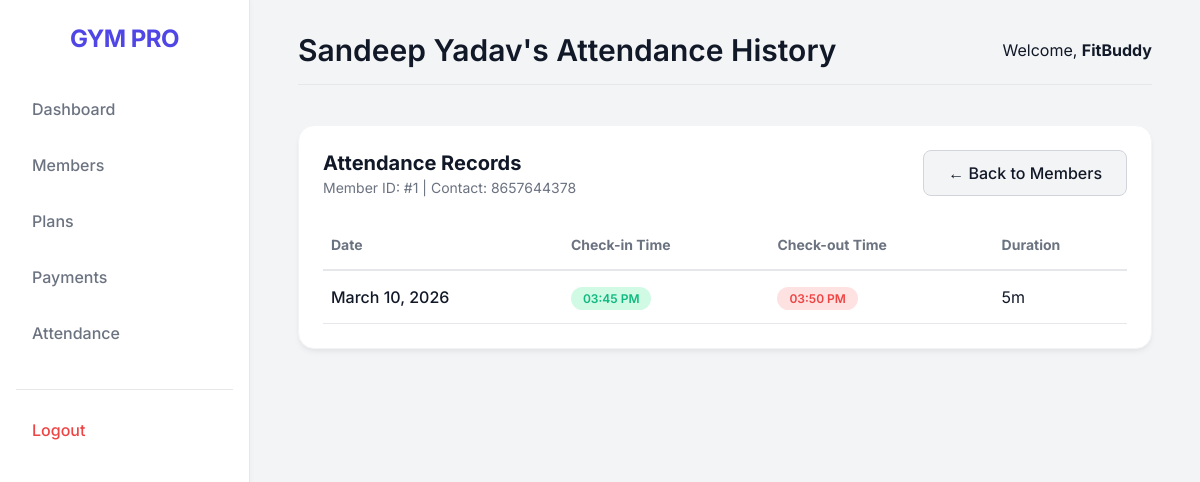
The page /members/1/attendance (signed in) on the database its author committed.
### app/models.py (models this page shows, shortened)
class Member(db.Model):
    __tablename__ = 'member'
    id = db.Column(db.Integer, primary_key=True)
    full_name = db.Column(db.String(128), nullable=False)
    phone = db.Column(db.String(32), nullable=False)
    email = db.Column(db.String(120))
    join_date = db.Column(db.Date, default=date.today)
    current_plan_id = db.Column(db.Integer, db.ForeignKey('plan.id'))
    plan_expiry_date = db.Column(db.Date)
    user_id = db.Column(db.Integer, db.ForeignKey('staff.id'))
    attendances = db.relationship('Attendance', backref='member', lazy='dynamic')
    payments = db.relationship('Payment', backref='member', lazy='dynamic')
    reminders = db.relationship('Reminder', backref='member', lazy='dynamic', order_by='desc(Reminder.date_sent)')

class User(UserMixin, db.Model):
    __tablename__ = 'staff'
    id = db.Column(db.Integer, primary_key=True)
    username = db.Column(db.String(64), index=True, unique=True, nullable=False)
    email = db.Column(db.String(120), index=True, unique=True, nullable=False)
    password_hash = db.Column(db.String(256), nullable=False)
    plans = db.relationship('Plan', backref='owner', lazy='dynamic')
    members = db.relationship('Member', backref='owner', lazy='dynamic')
    attendances = db.relationship('Attendance', backref='owner', lazy='dynamic')
    payments = db.relationship('Payment', backref='owner', lazy='dynamic')
    expenses = db.relationship('Expense', backref='owner', lazy='dynamic')
    enquiries = db.relationship('Enquiry', backref='owner', lazy='dynamic')
    visitors = db.relationship('Visitor', backref='owner', lazy='dynamic')
    reminders = db.relationship('Reminder', backref='owner', lazy='dynamic')

class Attendance(db.Model):
    __tablename__ = 'attendance'
    id = db.Column(db.Integer, primary_key=True)
    member_id = db.Column(db.Integer, db.ForeignKey('member.id'), nullable=False)
    date = db.Column(db.Date, default=date.today, nullable=False)
    entry_time = db.Column(db.Time, default=lambda: datetime.now().time(), nullable=False)
    exit_time = db.Column(db.Time, nullable=True)
    user_id = db.Column(db.Integer, db.ForeignKey('staff.id'))

### app/routes/members.py (the view)
@bp.route('/<int:id>/attendance')
@login_required
def attendance_history(id):
    member = Member.query.filter_by(id=id, user_id=current_user.id).first_or_404()
    records = Attendance.query.filter_by(member_id=id, user_id=current_user.id).order_by(Attendance.date.desc(), Attendance.entry_time.desc()).all()
    return render_template('members/attendance_history.html', member=member, records=records)

### app/models.py (called while the page is built)
@login.user_loader
def load_user(id):
    return User.query.get(int(id))

### app/templates/members/attendance_history.html
{% extends "base.html" %}
{% block page_title %}{{ member.full_name }}'s Attendance History{% endblock %}
{% block content %}
<div class="card" style="margin-bottom: 2rem;">
    <div style="display: flex; justify-content: space-between; align-items: center; margin-bottom: 1.5rem;">
        <div>
            <h2 style="font-size: 1.25rem;">Attendance Records</h2>
            <p style="color: var(--text-muted); font-size: 0.875rem; margin-top: 0.25rem;">
                Member ID: #{{ member.id }} |
                Contact: {{ member.phone }}
            </p>
        </div>
        <a href="{{ url_for('members.list_members') }}" class="btn" style="background: var(--bg-color); border: 1px solid #D1D5DB; color: var(--text-main); text-decoration: none;">
            &larr; Back to Members
        </a>
    </div>
    <div style="overflow-x: auto;">
        <table style="width: 100%; border-collapse: collapse; text-align: left;">
            <thead>
                <tr style="border-bottom: 2px solid #E5E7EB; color: var(--text-muted); font-size: 0.875rem;">
                    <th style="padding: 1rem 0.5rem;">Date</th>
                    <th style="padding: 1rem 0.5rem;">Check-in Time</th>
                    <th style="padding: 1rem 0.5rem;">Check-out Time</th>
                    <th style="padding: 1rem 0.5rem;">Duration</th>
                </tr>
            </thead>
            <tbody>
                {% for record in records %}
                <tr style="border-bottom: 1px solid #E5E7EB;">
                    <td style="padding: 1rem 0.5rem; font-weight: 500;">
                        {{ record.date.strftime('%B %d, %Y') }}
                    </td>
                    <td style="padding: 1rem 0.5rem;">
                        <span style="background: #D1FAE5; color: var(--success); padding: 0.25rem 0.75rem; border-radius: 9999px; font-size: 0.75rem; font-weight: 600;">
                            {{ record.entry_time.strftime('%I:%M %p') }}
                        </span>
                    </td>
                    <td style="padding: 1rem 0.5rem;">
                        {% if record.exit_time %}
                        <span style="background: #FEE2E2; color: var(--danger); padding: 0.25rem 0.75rem; border-radius: 9999px; font-size: 0.75rem; font-weight: 600;">
                            {{ record.exit_time.strftime('%I:%M %p') }}
                        </span>
                        {% else %}
                        <span style="color: var(--text-muted); font-size: 0.875rem;">Not checked out</span>
                        {% endif %}
                    </td>
                    <td style="padding: 1rem 0.5rem;">
                        {% if record.exit_time %}
                            {% set start = record.entry_time.hour * 60 + record.entry_time.minute %}
                            {% set end = record.exit_time.hour * 60 + record.exit_time.minute %}
                            {% set mins = end - start %}
                            {% if mins < 0 %}
                                {% set mins = mins + 1440 %}
                            {% endif %}
                            {% set hours = mins // 60 %}
                            {% set remaining_mins = mins % 60 %}
                            {% if hours > 0 %}
                                {{ hours }}h {{ remaining_mins }}m
                            {% else %}
                                {{ remaining_mins }}m
                            {% endif %}
                        {% else %}
                            -
                        {% endif %}
                    </td>
                </tr>
                {% else %}
                <tr>
                    <td colspan="4" style="padding: 2rem; text-align: center; color: var(--text-muted);">
                        No attendance records found for this member.
                    </td>
                </tr>
                {% endfor %}
            </tbody>
        </table>
    </div>
</div>
{% endblock %}

### app/templates/base.html (shortened to what this page needs)
<!DOCTYPE html>
<html lang="en">
<head>
</head>
<body>
    {% if current_user.is_authenticated %}
    <aside class="sidebar">
        <a href="{{ url_for('dashboard.index') }}" style="text-decoration: none;">
            <div class="sidebar-brand">GYM PRO</div>
        </a>
        <nav>
            <a href="{{ url_for('dashboard.index') }}" class="nav-link">Dashboard</a>
            <a href="{{ url_for('members.list_members') }}" class="nav-link">Members</a>
            <a href="{{ url_for('members.list_plans') }}" class="nav-link">Plans</a>
            <a href="{{ url_for('payments.list_payments') }}" class="nav-link">Payments</a>
            <a href="{{ url_for('attendance.index') }}" class="nav-link">Attendance</a>
            <div style="margin-top: 2rem; border-top: 1px solid #E5E7EB; padding-top: 1rem;">
                <a href="{{ url_for('auth.logout') }}" class="nav-link" style="color: var(--danger)">Logout</a>
            </div>
        </nav>
    </aside>
    {% endif %}
    <main class="main-content" {% if not current_user.is_authenticated %}style="margin-left: 0; width: 100%; display: flex; justify-content: center; align-items: center;"{% endif %}>
        {% if current_user.is_authenticated %}
        <header class="header">
            <h1>{% block page_title %}Dashboard{% endblock %}</h1>
            <div class="user-info">
                <span>Welcome, <strong>{{ current_user.username }}</strong></span>
            </div>
        </header>
        {% endif %}
        {% block content %}{% endblock %}
    </main>
</body>
</html>

### app/templates/base.html (style rules this page uses)
:root { --primary: #4F46E5; --primary-hover: #4338CA; --bg-color: #F3F4F6; --card-bg: #FFFFFF; --text-main: #111827; --text-muted: #6B7280; --danger: #EF4444; --success: #10B981; --warning: #F59E0B; --sidebar-width: 250px; }
* { margin: 0; padding: 0; box-sizing: border-box; font-family: 'Inter', sans-serif; }
body { background-color: var(--bg-color); color: var(--text-main); display: flex; min-height: 100vh; }
.sidebar { width: var(--sidebar-width); background: var(--card-bg); border-right: 1px solid #E5E7EB; display: flex; flex-direction: column; padding: 1.5rem 1rem; position: fixed; height: 100vh; overflow-y: auto; box-shadow: 2px 0 5px rgba(0,0,0,0.02); }
.sidebar-brand { font-size: 1.5rem; font-weight: 700; color: var(--primary); text-align: center; margin-bottom: 2rem; letter-spacing: -0.5px; }
.nav-link { display: flex; align-items: center; padding: 0.875rem 1rem; color: var(--text-muted); text-decoration: none; border-radius: 0.5rem; margin-bottom: 0.5rem; font-weight: 500; transition: all 0.2s ease; }
.main-content { flex: 1; margin-left: var(--sidebar-width); padding: 2rem 3rem; width: calc(100% - var(--sidebar-width)); }
.header { display: flex; justify-content: space-between; align-items: center; margin-bottom: 2.5rem; padding-bottom: 1rem; border-bottom: 1px solid #E5E7EB; }
.header h1 { font-size: 1.875rem; font-weight: 600; color: var(--text-main); }
.user-info { display: flex; align-items: center; gap: 1rem; }
.card { background: var(--card-bg); border-radius: 1rem; padding: 1.5rem; box-shadow: 0 4px 6px -1px rgba(0, 0, 0, 0.05), 0 2px 4px -1px rgba(0, 0, 0, 0.03); border: 1px solid #F3F4F6; transition: transform 0.2s ease, box-shadow 0.2s ease; }
.btn { display: inline-block; padding: 0.75rem 1.5rem; font-size: 1rem; font-weight: 500; border-radius: 0.5rem; border: none; cursor: pointer; transition: background-color 0.2s, transform 0.1s; text-align: center; text-decoration: none; }

### rows shown on the page
Member: full_name "Sandeep Yadav", id "1", phone "8657644378"
User: username "FitBuddy"
Attendance: date "March 10, 2026", entry_time "03:45 PM", exit_time "03:50 PM", remaining_mins "5"
